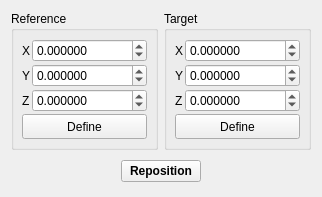
      <widget class="QWidget" name="RepositionTab">
       <attribute name="title">
        <string>Reposition</string>
       </attribute>
       <layout class="QVBoxLayout" name="verticalLayout_3">
        <item>
         <layout class="QHBoxLayout" name="horizontalLayout_2">
          <item>
           <widget class="QGroupBox" name="groupBox">
            <property name="sizePolicy">
             <sizepolicy hsizetype="Expanding" vsizetype="Expanding">
              <horstretch>0</horstretch>
              <verstretch>0</verstretch>
             </sizepolicy>
            </property>
            <property name="title">
             <string>Reference</string>
            </property>
            <layout class="QHBoxLayout" name="_14">
             <property name="spacing">
              <number>2</number>
             </property>
             <property name="margin">
              <number>4</number>
             </property>
             <item>
              <layout class="QGridLayout" name="_15">
               <property name="margin">
                <number>4</number>
               </property>
               <property name="spacing">
                <number>2</number>
               </property>
               <item row="0" column="0">
                <widget class="QLabel" name="label_46">
                 <property name="sizePolicy">
                  <sizepolicy hsizetype="Minimum" vsizetype="Preferred">
                   <horstretch>0</horstretch>
                   <verstretch>0</verstretch>
                  </sizepolicy>
                 </property>
                 <property name="text">
                  <string>X</string>
                 </property>
                </widget>
               </item>
               <item row="1" column="1">
                <widget class="QDoubleSpinBox" name="RepositionReferenceYSpin">
                 <property name="sizePolicy">
                  <sizepolicy hsizetype="Expanding" vsizetype="Fixed">
                   <horstretch>0</horstretch>
                   <verstretch>0</verstretch>
                  </sizepolicy>
                 </property>
                 <property name="decimals">
                  <number>6</number>
                 </property>
                 <property name="minimum">
                  <double>-1000000.000000000000000</double>
                 </property>
                 <property name="maximum">
                  <double>1000000.000000000000000</double>
                 </property>
                </widget>
               </item>
               <item row="2" column="0">
                <widget class="QLabel" name="label_47">
                 <property name="sizePolicy">
                  <sizepolicy hsizetype="Minimum" vsizetype="Preferred">
                   <horstretch>0</horstretch>
                   <verstretch>0</verstretch>
                  </sizepolicy>
                 </property>
                 <property name="text">
                  <string>Z</string>
                 </property>
                </widget>
               </item>
               <item row="0" column="1">
                <widget class="QDoubleSpinBox" name="RepositionReferenceXSpin">
                 <property name="sizePolicy">
                  <sizepolicy hsizetype="Expanding" vsizetype="Fixed">
                   <horstretch>0</horstretch>
                   <verstretch>0</verstretch>
                  </sizepolicy>
                 </property>
                 <property name="decimals">
                  <number>6</number>
                 </property>
                 <property name="minimum">
                  <double>-100000.000000000000000</double>
                 </property>
                 <property name="maximum">
                  <double>1000000.000000000000000</double>
                 </property>
                </widget>
               </item>
               <item row="2" column="1">
                <widget class="QDoubleSpinBox" name="RepositionReferenceZSpin">
                 <property name="sizePolicy">
                  <sizepolicy hsizetype="Expanding" vsizetype="Fixed">
                   <horstretch>0</horstretch>
                   <verstretch>0</verstretch>
                  </sizepolicy>
                 </property>
                 <property name="decimals">
                  <number>6</number>
                 </property>
                 <property name="minimum">
                  <double>-1000000.000000000000000</double>
                 </property>
                 <property name="maximum">
                  <double>1000000.000000000000000</double>
                 </property>
                </widget>
               </item>
               <item row="1" column="0">
                <widget class="QLabel" name="label_48">
                 <property name="sizePolicy">
                  <sizepolicy hsizetype="Minimum" vsizetype="Preferred">
                   <horstretch>0</horstretch>
                   <verstretch>0</verstretch>
                  </sizepolicy>
                 </property>
                 <property name="text">
                  <string>Y</string>
                 </property>
                </widget>
               </item>
               <item row="3" column="0" colspan="2">
                <widget class="QPushButton" name="DefineRepositionReferenceButton">
                 <property name="sizePolicy">
                  <sizepolicy hsizetype="Expanding" vsizetype="Fixed">
                   <horstretch>0</horstretch>
                   <verstretch>0</verstretch>
                  </sizepolicy>
                 </property>
                 <property name="minimumSize">
                  <size>
                   <width>32</width>
                   <height>25</height>
                  </size>
                 </property>
                 <property name="maximumSize">
                  <size>
                   <width>88888</width>
                   <height>25</height>
                  </size>
                 </property>
                 <property name="sizeIncrement">
                  <size>
                   <width>0</width>
                   <height>0</height>
                  </size>
                 </property>
                 <property name="toolTip">
                  <string>Define centre from current selection</string>
                 </property>
                 <property name="text">
                  <string>Define</string>
                 </property>
                 <property name="icon">
                  <iconset resource="icons.qrc">
                   <normaloff>:/basic/icons/basic_define.svg</normaloff>:/basic/icons/basic_define.svg</iconset>
                 </property>
                 <property name="iconSize">
                  <size>
                   <width>12</width>
                   <height>12</height>
                  </size>
                 </property>
                 <property name="autoDefault">
                  <bool>false</bool>
                 </property>
                </widget>
               </item>
              </layout>
             </item>
            </layout>
           </widget>
          </item>
          <item>
           <widget class="QGroupBox" name="RepositionTargetGroup">
            <property name="sizePolicy">
             <sizepolicy hsizetype="Expanding" vsizetype="Expanding">
              <horstretch>0</horstretch>
              <verstretch>0</verstretch>
             </sizepolicy>
            </property>
            <property name="title">
             <string>Target</string>
            </property>
            <layout class="QHBoxLayout" name="_17">
             <property name="spacing">
              <number>2</number>
             </property>
             <property name="margin">
              <number>4</number>
             </property>
             <item>
              <layout class="QGridLayout" name="_18">
               <property name="margin">
                <number>4</number>
               </property>
               <property name="spacing">
                <number>2</number>
               </property>
               <item row="0" column="0">
                <widget class="QLabel" name="label_43">
                 <property name="sizePolicy">
                  <sizepolicy hsizetype="Minimum" vsizetype="Preferred">
                   <horstretch>0</horstretch>
                   <verstretch>0</verstretch>
                  </sizepolicy>
                 </property>
                 <property name="text">
                  <string>X</string>
                 </property>
                </widget>
               </item>
               <item row="1" column="1">
                <widget class="QDoubleSpinBox" name="RepositionTargetYSpin">
                 <property name="sizePolicy">
                  <sizepolicy hsizetype="Expanding" vsizetype="Fixed">
                   <horstretch>0</horstretch>
                   <verstretch>0</verstretch>
                  </sizepolicy>
                 </property>
                 <property name="decimals">
                  <number>6</number>
                 </property>
                 <property name="minimum">
                  <double>-1000000.000000000000000</double>
                 </property>
                 <property name="maximum">
                  <double>1000000.000000000000000</double>
                 </property>
                </widget>
               </item>
               <item row="2" column="0">
                <widget class="QLabel" name="label_44">
                 <property name="sizePolicy">
                  <sizepolicy hsizetype="Minimum" vsizetype="Preferred">
                   <horstretch>0</horstretch>
                   <verstretch>0</verstretch>
                  </sizepolicy>
                 </property>
                 <property name="text">
                  <string>Z</string>
                 </property>
                </widget>
               </item>
               <item row="0" column="1">
                <widget class="QDoubleSpinBox" name="RepositionTargetXSpin">
                 <property name="sizePolicy">
                  <sizepolicy hsizetype="Expanding" vsizetype="Fixed">
                   <horstretch>0</horstretch>
                   <verstretch>0</verstretch>
                  </sizepolicy>
                 </property>
                 <property name="decimals">
                  <number>6</number>
                 </property>
                 <property name="minimum">
                  <double>-100000.000000000000000</double>
                 </property>
                 <property name="maximum">
                  <double>1000000.000000000000000</double>
                 </property>
                </widget>
               </item>
               <item row="2" column="1">
                <widget class="QDoubleSpinBox" name="RepositionTargetZSpin">
                 <property name="sizePolicy">
                  <sizepolicy hsizetype="Expanding" vsizetype="Fixed">
                   <horstretch>0</horstretch>
                   <verstretch>0</verstretch>
                  </sizepolicy>
                 </property>
                 <property name="decimals">
                  <number>6</number>
                 </property>
                 <property name="minimum">
                  <double>-1000000.000000000000000</double>
                 </property>
                 <property name="maximum">
                  <double>1000000.000000000000000</double>
                 </property>
                </widget>
               </item>
               <item row="1" column="0">
                <widget class="QLabel" name="label_45">
                 <property name="sizePolicy">
                  <sizepolicy hsizetype="Minimum" vsizetype="Preferred">
                   <horstretch>0</horstretch>
                   <verstretch>0</verstretch>
                  </sizepolicy>
                 </property>
                 <property name="text">
                  <string>Y</string>
                 </property>
                </widget>
               </item>
               <item row="3" column="0" colspan="2">
                <widget class="QPushButton" name="DefineRepositionTargetButton">
                 <property name="minimumSize">
                  <size>
                   <width>32</width>
                   <height>25</height>
                  </size>
                 </property>
                 <property name="maximumSize">
                  <size>
                   <width>9999</width>
                   <height>25</height>
                  </size>
                 </property>
                 <property name="sizeIncrement">
                  <size>
                   <width>0</width>
                   <height>0</height>
                  </size>
                 </property>
                 <property name="toolTip">
                  <string>Define centre from current selection</string>
                 </property>
                 <property name="text">
                  <string>Define</string>
                 </property>
                 <property name="icon">
                  <iconset resource="icons.qrc">
                   <normaloff>:/basic/icons/basic_define.svg</normaloff>:/basic/icons/basic_define.svg</iconset>
                 </property>
                 <property name="iconSize">
                  <size>
                   <width>12</width>
                   <height>12</height>
                  </size>
                 </property>
                 <property name="autoDefault">
                  <bool>false</bool>
                 </property>
                </widget>
               </item>
              </layout>
             </item>
            </layout>
           </widget>
          </item>
         </layout>
        </item>
        <item>
         <layout class="QHBoxLayout" name="_20">
          <property name="spacing">
           <number>2</number>
          </property>
          <property name="margin">
           <number>4</number>
          </property>
          <item>
           <spacer>
            <property name="orientation">
             <enum>Qt::Horizontal</enum>
            </property>
            <property name="sizeHint" stdset="0">
             <size>
              <width>0</width>
              <height>20</height>
             </size>
            </property>
           </spacer>
          </item>
          <item>
           <widget class="QPushButton" name="RepositionSelectionButton">
            <property name="font">
             <font>
              <weight>75</weight>
              <bold>true</bold>
             </font>
            </property>
            <property name="toolTip">
             <string>Reposition current selection from reference to target coordinates</string>
            </property>
            <property name="text">
             <string>Reposition</string>
            </property>
            <property name="autoDefault">
             <bool>false</bool>
            </property>
           </widget>
          </item>
          <item>
           <spacer>
            <property name="orientation">
             <enum>Qt::Horizontal</enum>
            </property>
            <property name="sizeHint" stdset="0">
             <size>
              <width>0</width>
              <height>20</height>
             </size>
            </property>
           </spacer>
          </item>
         </layout>
        </item>
       </layout>
      </widget>
